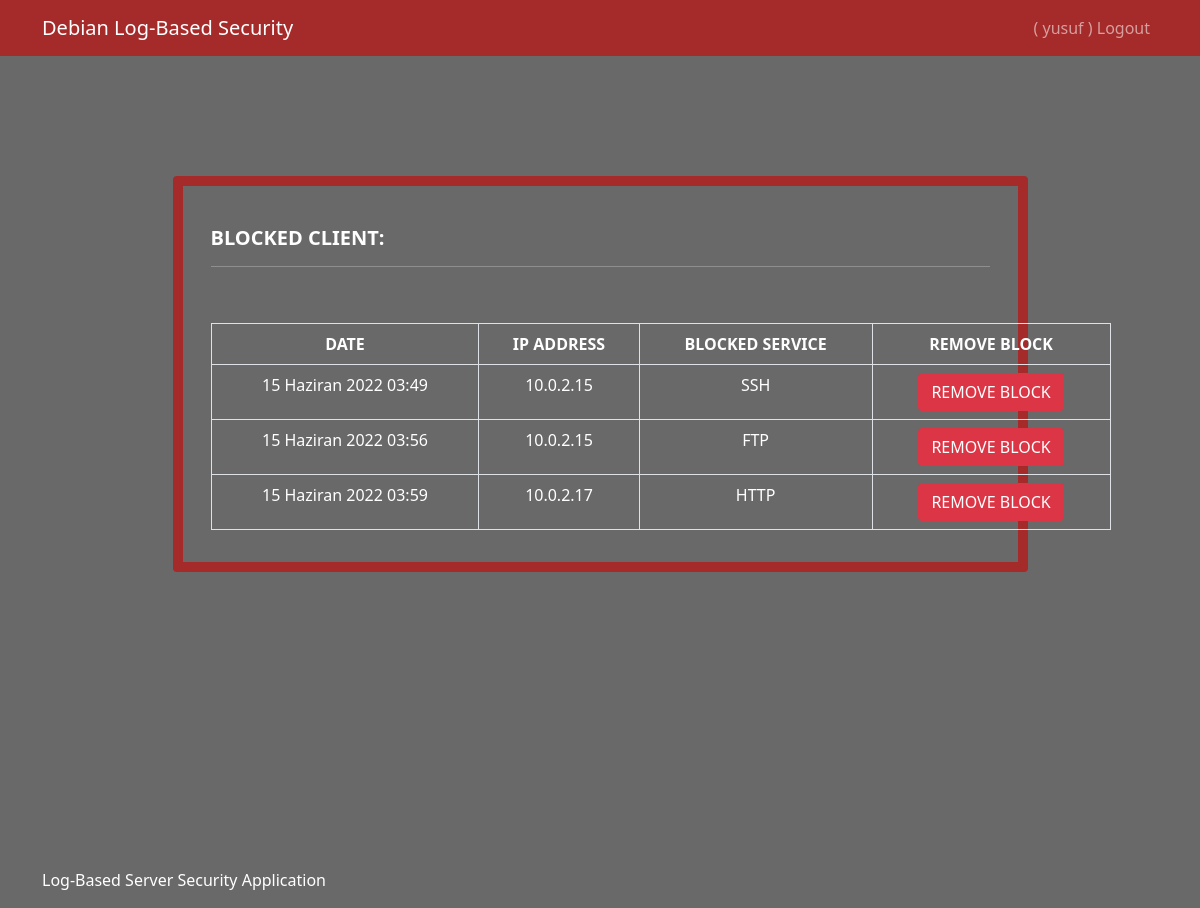
The page /select/blockedlist/ (signed in) on the database as committed earlier.
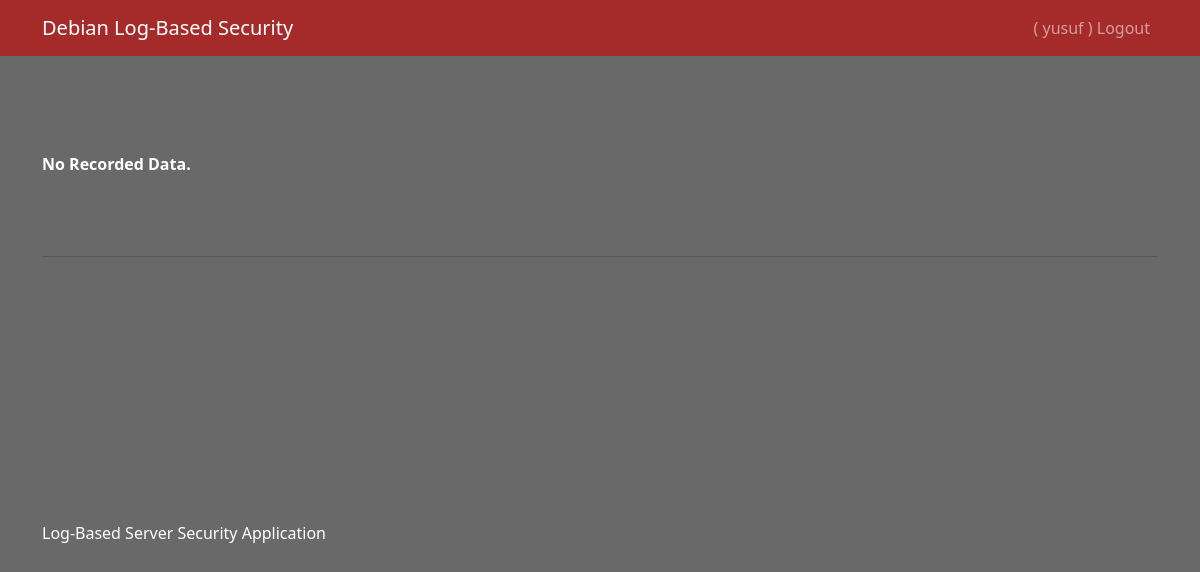
The same page on the database as committed later.
### Configuration/models.py (models this page shows)
class blocklist(models.Model):
    date = models.DateTimeField(auto_now_add=True)
    ip = models.CharField(max_length=100)
    service = models.CharField(max_length=100)

### Configuration/views.py (the view)
# urls.py: path('blockedlist/', views.blockedlist, name='blockedlist'),
def blockedlist(request):
    if request.method == 'POST':
        ip = request.POST['noblock']
        service = request.POST['service']
        if service == "SSH":
            delete_rule = subprocess.check_output(f'sudo ufw delete deny proto tcp from {ip} to any port 22', shell=True)
            blocklist.objects.filter(ip = ip, service = service).delete()
        if service == "FTP":
            delete_rule = subprocess.check_output(f'sudo ufw delete deny proto tcp from {ip} to any port 21', shell=True)
            blocklist.objects.filter(ip = ip, service = service).delete()
        if service == "HTTP":
            delete_rule = subprocess.check_output(f'sudo ufw delete deny proto tcp from {ip} to any port 80', shell=True)
            blocklist.objects.filter(ip = ip, service = service).delete()
        return redirect('blockedlist')
    else:
        blocks = blocklist.objects.all()
        context = {
            'blocks':  blocks
        }
        return render(request, "pages/blockedlist.html", context)

### templates/pages/blockedlist.html (shortened to what this page needs)
{% extends 'layout.html' %}
{% block content %}
{% if user.is_authenticated %}
{% if blocks %}
<br><br><br>
<div class="row justify-content-center align-items-center">
<div class="card my-5 w-75" style="background-color:#696969; border-color:#A52A2A; border-width:10px; color:white;">
    <div class="card-body">
    <h5 class="card-title">
        <br><b>BLOCKED CLIENT:</b>
        <hr color:"#696969"></hr>
    </h5>
    <p class="card-text">
        <br>
        <table align="center" class="table table-bordered" style="width:900px;">
            <tr>
                <thead align="center" style="color:white;">
                <td><b>DATE</b></td>
                <td><b>IP ADDRESS</b></td>
                <td><b>BLOCKED SERVICE</b></td>
                <td><b>REMOVE BLOCK</b></td>
                </thead>
             </tr>
             <tbody>
            {% for data in blocks %}
             <tr align="center" style="color:white;">
                <td>{{data.date}}</td>
                <td>{{data.ip}}</td>
                <td>{{data.service}}</td>
                <td align="center"><form action="{% url 'blockedlist' %}" method='POST'><input type="submit" class="btn btn-danger" value="REMOVE BLOCK"></form></td>
             </tr>
             {% endfor %}
            </tbody>
        </table>
    </p>
    </div>
</div>
</div>
{% else %}
        <br><br><br><br>
        <b><p align="left" style="color:white;">No Recorded Data.</p></b>
        <br><br>
        <hr color:"#696969">
{% endif %}
<br><br><br><br><br><br><br><br><br>
{% else %}
<br>
<h1> Error ! </h1>
{% endif %}
{% endblock %}

### templates/layout.html (shortened to what this page needs)
<!DOCTYPE html>
<html lang="en">
<head>
    <link href="https://cdn.jsdelivr.net/npm/bootstrap@5.0.0-beta3/dist/css/bootstrap.min.css" rel="stylesheet">
</head>
<body>
    {% include 'partials/_navbar.html' %}
    <main>
        <div class="container">
            {% block content %}
            {% endblock %}
        </div>
    </main>
        {% include 'partials/_footer.html' %}
</body>
</html>

### templates/partials/_navbar.html (shortened to what this page needs)
<header>
        <div class="navbar navbar-expand-sm navbar-dark" style="background-color:#A52A2A;">
            <div class="container">
                {% if user.is_authenticated %}
                <a href="{% url 'select' %}" class="navbar-brand">Debian Log-Based Security</a>
                {% else %}
                <a href="/" class="navbar-brand">Debian Log-Based Security</a>
                {% endif %}
                <ul class="navbar-nav ml-auto">
                    {% if user.is_authenticated %}
                        <li class="nav-item">
                            <a href="javascript:{document.getElementById('logout').submit()}" class="nav-link">( {{ user.username }} )  Logout</a>
                        </li>
                    {% endif %}
                </ul>
            </div>
        </div>
    </header>

### templates/partials/_footer.html
<footer>
        <div class="footer py-3 mt-3">
            <div class="container">
                <span style="color:white;">
                    Log-Based Server Security Application
                </span>
            </div>
        </div>
    </footer>

### templates/layout.html (style rules this page uses)
body { background-color:#696969; }

Rows that differ between the two databases and show on the page:
removed blocklist: date "15 Haziran 2022 03:49", ip "10.0.2.15", service "SSH"
removed blocklist: date "15 Haziran 2022 03:56", ip "10.0.2.15", service "FTP"
removed blocklist: date "15 Haziran 2022 03:59", ip "10.0.2.17", service "HTTP"
Other text that changed with them:
text no longer shown: "BLOCKED CLIENT: DATE IP ADDRESS BLOCKED SERVICE REMOVE BLOCK"
text now shown: "No Recorded Data."
